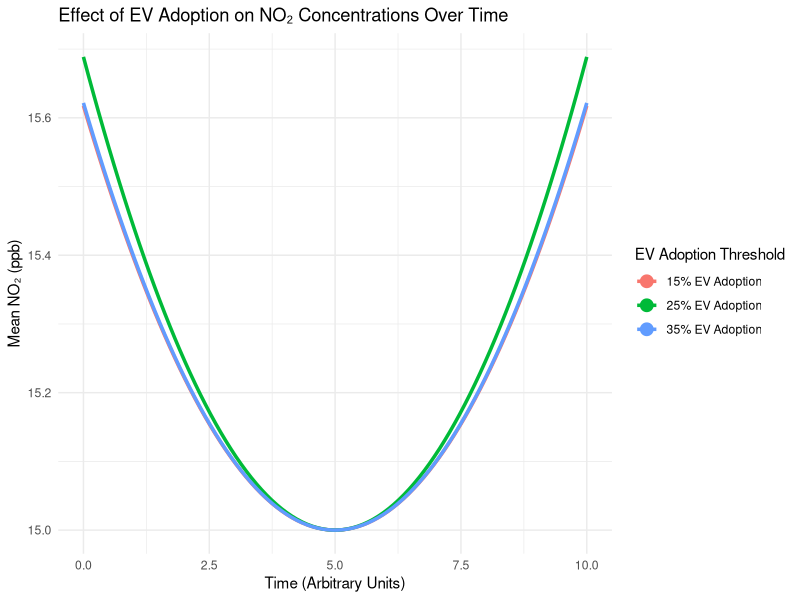

Write R code to recreate this figure.


##############
##############

library(ggplot2)
library(dplyr)

# Create a dataframe for EV adoption thresholds and NO2 reductions
ev_adoption_df <- data.frame(
  Threshold = rep(c("15% EV Adoption", "25% EV Adoption", "35% EV Adoption"), each = 100),
  Time = rep(seq(0, 10, length.out = 100), 3),  # X-axis simulating time progression
  Coefficient = rep(c(-0.61747566, -0.68864040, -0.62164765), each = 100)  # Regression coefficients
)

# Create parabolic NO2 trajectories: Start at 15 and dip down by coefficient
ev_adoption_df <- ev_adoption_df %>%
  mutate(Mean_NO2_ppb = 15 - Coefficient * (Time - 5)^2 / 25)  # Quadratic shape to simulate gradual dip

# Plot NO2 changes over time for each threshold
ggplot(ev_adoption_df, aes(x = Time, y = Mean_NO2_ppb, color = Threshold, group = Threshold)) +
  geom_line(size = 1.2) +
  geom_point(data = ev_adoption_df %>% filter(Time == 5), aes(x = Time, y = Mean_NO2_ppb), size = 4) +  
  labs(
    title = "Effect of EV Adoption on NO₂ Concentrations Over Time",
    x = "Time (Arbitrary Units)",
    y = "Mean NO₂ (ppb)",
    color = "EV Adoption Threshold"
  ) +
  theme_minimal()
